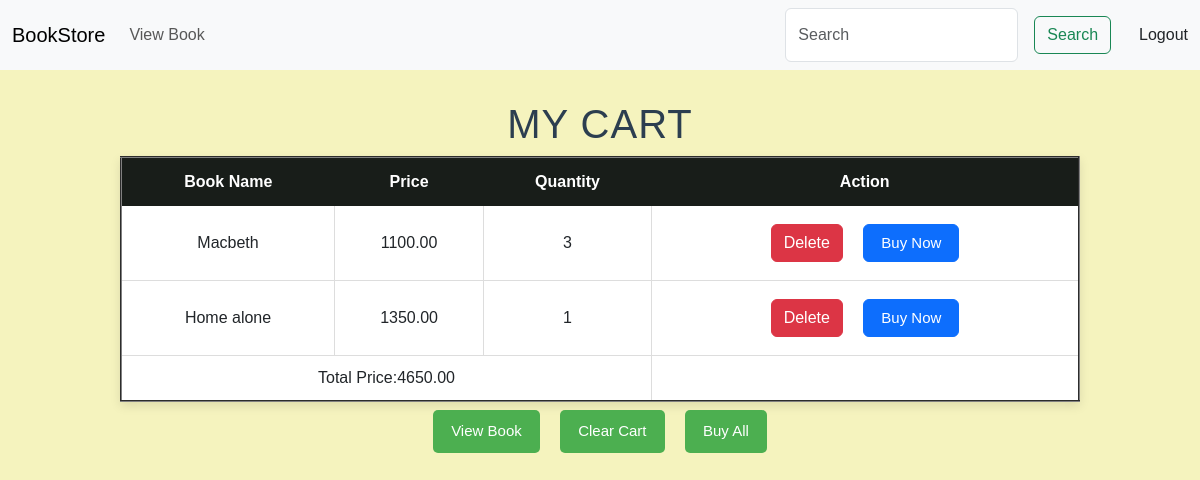
Screenshot of /viewcart/ (signed in) with the database file from the repository.
### myapp/models.py (models this page shows, shortened)
class Cart(models.Model):
    user=models.ForeignKey(User,on_delete=models.CASCADE)
    book=models.ForeignKey(Book,on_delete=models.CASCADE)
    quantity=models.PositiveIntegerField(default=1)

class Book(models.Model):
    title=models.CharField(max_length=100)
    author=models.CharField(max_length=100)
    price=models.DecimalField(max_digits=6 ,decimal_places=2)
    pub_date=models.DateField()
    description=models.TextField()
    cover_image=models.ImageField(upload_to='book_covers/',null=True,blank=True)

### myapp/views.py (the view)
# urls.py: path('viewcart/',views.view_cart,name='viewcart'),
def view_cart(request):
   cart_item=Cart.objects.filter(user=request.user)
   total_price=0
   for item in cart_item:
      total_price+=item.book.price*item.quantity
   return render(request,'viewcart.html',{"cart":cart_item,"total_price":total_price})

### myapp/templates/viewcart.html (shortened to what this page needs)
{% extends 'base.html'%}
{% block content %}
<center>
    <h1>MY CART</h1>
    <table border="2">
        <tr>
            <th>Book Name</th>
            <th>Price</th>
            <th>Quantity</th>
            <th>Action</th>
        </tr>
        {% for i in cart%}
        <tr>
            <td>{{i.book.title}}</td>
            <td>{{i.book.price}}</td>
            <td>{{i.quantity}}</td>
            <td>
                <form action="{% url 'deletecart' i.id %}" method="POST" style="display: inline;">
                    <button type="submit" class="btn btn-danger">
                        Delete</button>
                </form>
                <button type="button" class="btn btn-primary"><a href="{% url 'payment' i.id%}">Buy Now</a></button>
            </td>
        </tr>
        {% endfor%}
        <td colspan="3">Total Price:{{total_price}}</td>
    </table>
    <button><a href="{% url 'viewbook'%}">View Book</a></button>
    <form action="{% url 'clearcart'%}" method="POST" style="display: inline;"
        onsubmit="return confirm('Are you sure you want to Clear this Cart?');">
        <button type="submit">
            Clear Cart </button>
    </form>
    <a href="{% url 'buy-all' %}">
            <button>Buy All</button>
        </a>
</center>
{%endblock%}

### myapp/templates/viewcart.html (style rules this page uses)
body { background-color: rgb(245, 243, 190); font-family: Arial, Helvetica, sans-serif; margin: 0; padding: 0; }
h1 { margin-top: 30px; color: #2c3e50; letter-spacing: 1px; }
table { border-collapse: collapse; width: 80%; margin: auto; background: white; box-shadow: 0 4px 10px rgba(0, 0, 0, 0.1); }
th { background-color: #181d19; color: white; padding: 12px; text-align: center; font-size: 16px; }
td { padding: 10px; text-align: center; border-bottom: 1px solid #ddd; border-right: 1px solid #ddd; }
td a { font-size: 15px; margin: 5px; text-decoration: none; }
button { background-color: #4CAF50; color: white; border: none; padding: 10px 18px; margin: 8px; border-radius: 5px; font-size: 15px; cursor: pointer; transition: 0.3s; }
button a { text-decoration: none; color: white; }

### rows the page displays
Cart: book "Macbeth", book.price "1100.00", quantity "3"
Cart: book "Home alone", book.price "1350.00", quantity "1"

### other values shown
{{ total_price }} "4650.00"
